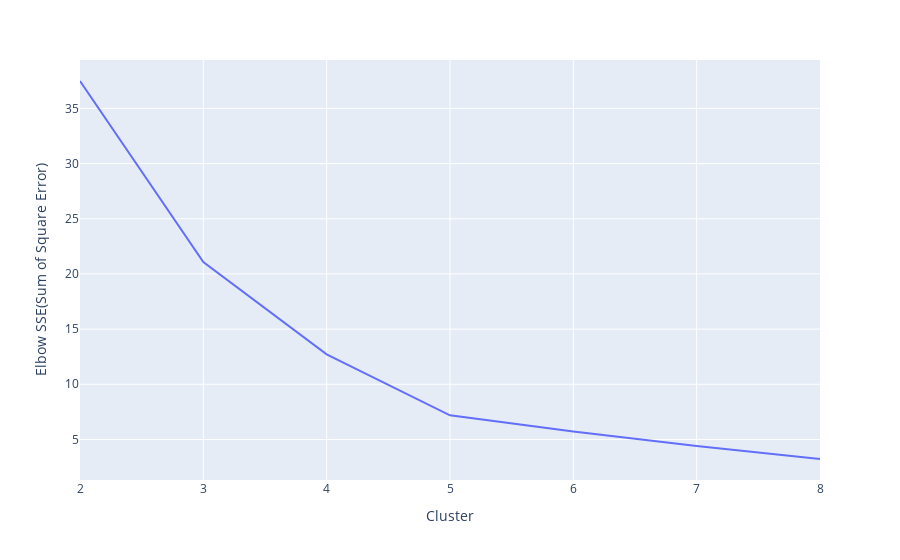

Here is the notebook cell this chart was saved with:
### Code cell
# Modelling
# Elbow Method

ssd = []
range_n_clusters = [2, 3, 4, 5, 6, 7, 8]
for num_clusters in range_n_clusters:
    kmeans = KMeans(n_clusters=num_clusters, max_iter=300)
    kmeans.fit(dataScaled)
    
    ssd.append(kmeans.inertia_)
    
# plot the SSDs for each n_clusters
fig_elbow = px.line(x=range_n_clusters, y=ssd, labels={'x' :'Cluster', 'y' :'Elbow SSE(Sum of Square Error)'} )
fig_elbow

### Figure 1 — Plotly figure (JSON) as saved in the notebook; plotly's stock layout.template omitted (floating-point values rounded to 4 significant figures)
{"data": [{"hovertemplate": "Cluster=%{x}<br>Elbow SSE(Sum of Square Error)=%{y}<extra></extra>", "legendgroup": "", "line": {"color": "#636efa", "dash": "solid"}, "marker": {"symbol": "circle"}, "mode": "lines", "name": "", "orientation": "v", "showlegend": false, "type": "scatter", "x": [2, 3, 4, 5, 6, 7, 8], "xaxis": "x", "y": [37.48, 21.07, 12.71, 7.187, 5.727, 4.415, 3.229], "yaxis": "y"}], "layout": {"legend": {"tracegroupgap": 0}, "margin": {"t": 60}, "xaxis": {"anchor": "y", "domain": [0, 1], "title": {"text": "Cluster"}}, "yaxis": {"anchor": "x", "domain": [0, 1], "title": {"text": "Elbow SSE(Sum of Square Error)"}}}}
